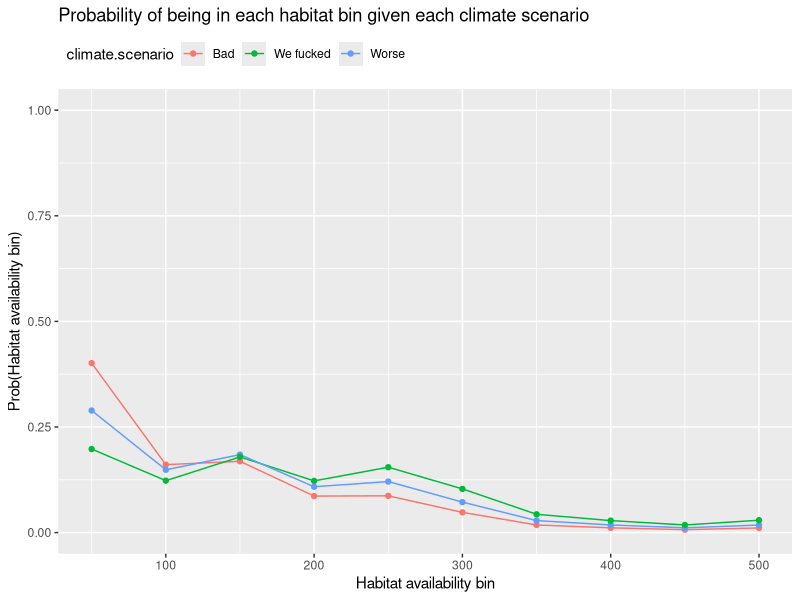

Here is the R script that generated this plot: (Note: this script raises an error after producing the figure.)
  #'  ---------------------------------
  #'  Making up stuff for caribou BBN
  #'  April 2025
  #'  Bassing
  #'  ---------------------------------

  #'  Load packages
  library(tidyverse)
  library(purrr)
  library(ggplot2)
  
  #' #'  Define levels for source pop N and AM phi
  #' abund.sourcePop <- seq(10, 200, by = 20)
  #' survival.AM <- c(1, 2, 3)
  #' #'  Create data frame containing full cross of all parent node levels
  #' df <- expand.grid(source.N = abund.sourcePop, survival.M = survival.AM) %>%
  #'   tidyr::expand(source.N, survival.M) %>%
  #'   mutate(source.N = factor(source.N),
  #'          survival.M = factor(survival.M))
  #' 
  #' #'  Define coefficients
  #' alpha <- -8
  #' beta.source <- 1 
  #' beta.am.phi <- 0.6
  #' (df$y <- 1 / (1 + exp(-(alpha + beta.source*as.numeric(df$source.N) + beta.am.phi*as.numeric(df$survival.M)))))
  #' 
  #' #'  Plot 
  #' ggplot(data = df, aes(x = source.N, y = y, group = survival.M)) + 
  #'   geom_line(aes(color = survival.M)) +
  #'   xlab("Source population abundance")+
  #'   ylab("Pr(Adult male abundance = High)")+
  #'   guides(color = guide_legend(title = "Adult male \nsurvival"))+
  #'   scale_color_manual(values = c("red", "blue", "green"),
  #'                      labels = c('Low', 'Medium', 'High'))
  
  #'  ------------------------------------------------
  ####  Conditional Probability Tables for each node  ####
  #'  ------------------------------------------------
  
  #'  -------------------------
  #####  Habitat_availability  #####
  #'  -------------------------
  #'  Predict probability of available habitat across range of binned areas based
  #'  on different levels of expected climate change scenarios
  habitat <- function() {
    #'  Climate change scenarios
    climate <- c(1, 2, 3)
    
    #'  Define intercept and slope coefficients
    #'  H: The hotter the climate, the less suitable habitat will be available
    alpha <- c(0.1, 0.75, 1.5, 2, 2.75, 3.5, 4, 4.5, 5) # Intercepts for low probability of being in each bin
    beta1 <- -0.5 # Slope for climate effect
    
    #'  Calculate probability of habitat availability being in each size bin given
    #'  climate change scenarios (bad, worse, and we fucked)
    (p.hab.0.50 <- 1/(1 + exp(-(alpha[1] + beta1*climate))))
    (p.hab.0.100 <- 1/(1 + exp(-(alpha[2] + beta1*climate))))
    (p.hab.0.150 <- 1/(1 + exp(-(alpha[3] + beta1*climate))))
    (p.hab.0.200 <- 1/(1 + exp(-(alpha[4] + beta1*climate))))
    (p.hab.0.250 <- 1/(1 + exp(-(alpha[5] + beta1*climate))))
    (p.hab.0.300 <- 1/(1 + exp(-(alpha[6] + beta1*climate))))
    (p.hab.0.350 <- 1/(1 + exp(-(alpha[7] + beta1*climate))))
    (p.hab.0.400 <- 1/(1 + exp(-(alpha[8] + beta1*climate))))
    (p.hab.0.450 <- 1/(1 + exp(-(alpha[9] + beta1*climate))))
    (p.hab.50.100 <- p.hab.0.100 - p.hab.0.50)
    (p.hab.100.150 <- p.hab.0.150 - p.hab.0.100)
    (p.hab.150.200 <- p.hab.0.200 - p.hab.0.150)
    (p.hab.200.250 <- p.hab.0.250 - p.hab.0.200)
    (p.hab.250.300 <- p.hab.0.300 - p.hab.0.250)
    (p.hab.300.350 <- p.hab.0.350 - p.hab.0.300)
    (p.hab.350.400 <- p.hab.0.400 - p.hab.0.350)
    (p.hab.400.450 <- p.hab.0.450 - p.hab.0.400)
    (p.hab.450.500 <- 1 - p.hab.0.450)
    
    #'  Create data frame with probabilities of prey abundance being low or high
    (p.hab <- cbind(p.hab.0.50, p.hab.50.100, p.hab.100.150, p.hab.150.200, p.hab.200.250, 
                    p.hab.250.300, p.hab.300.350, p.hab.350.400, p.hab.400.450, p.hab.450.500)) 
      
    #'  Add climate change covariate data to data frame
    (df <- data.frame(climate.scenario = climate, p1 = p.hab.0.50, p2 = p.hab.50.100, 
                      p3 = p.hab.100.150, p4 = p.hab.150.200, p5 = p.hab.200.250, 
                      p6 = p.hab.250.300, p7 = p.hab.300.350, p8 = p.hab.350.400, 
                      p9 = p.hab.400.450, p10 = p.hab.450.500) %>%
      mutate(climate.scenario = ifelse(climate.scenario == 1, "Bad", climate.scenario),
             climate.scenario = ifelse(climate.scenario == 2, "Worse", climate.scenario),
             climate.scenario = ifelse(climate.scenario == 3, "We fucked", climate.scenario),
             sum_to_one = rowSums(across(where(is.numeric)))))
    #'  Habitat availability (amount of suitable habitat in sq-km)
    habitat.avail <- seq(50, 500, by = 50)
    habitat <- rep(habitat.avail, 3)
    #'  Reformat data frame for easier plotting
    df_plot <- df %>% dplyr::select(-sum_to_one) %>%
      pivot_longer(cols = c('p1','p2','p3','p4','p5','p6','p7','p8','p9','p10'), 
                                   names_to = "p", values_to = "prob") %>%
      bind_cols(habitat) 
    names(df_plot) <- c("climate.scenario", "p", "prob", "habitat.bin")
    
    #'  Plot probability of prey abundance being low or high, given level
    #'  of available habitat
    prediction_plot <- ggplot(df_plot, aes(x = habitat.bin, y = prob, group = climate.scenario)) + 
      ylim(0, 1) +
      geom_line(aes(color = climate.scenario)) +
      geom_point(aes(color = climate.scenario)) +
      xlab("Habitat availability bin")+
      ylab("Prob(Habitat availability bin)")+
      ggtitle(paste("Probability of being in each habitat bin given each climate scenario")) +
      theme(
        legend.position = "top",
        legend.justification = c("left"),
        legend.box.just = "right",
        legend.margin = margin(6, 6, 6, 6)) 
    
    #'  Plot relationship
    plot(prediction_plot)
    #'  Return predictions
    return(df)
  }
  p.habitat <- habitat()
  names(p.habitat) <- c("Habitat_availability", "0 to 50", "50 to 100", "100 to 150",
                        "150 to 200", "200 to 250", "250 to 300", "300 to 350",
                        "350 to 400", "400 to 450", "450 to 500", "sum_to_one")
  head(p.habitat)
  write_csv(p.habitat, "./Conditional_Probability_Tables/CPT_Habitat_availability.csv")
  
  #'  ----------------------
  #####  Abundance_altPrey  #####
  #'  ----------------------
  #'  Predict probability of low, medium, or high abundances of alternative prey
  #'  sources (e.g., deer, elk, moose) under varying levels of habitat availability
  Prey_abundance <- function() {
    #'  Habitat availability (amount of suitable habitat in sq-km)
    habitat.avail <- seq(50, 500, by = 50)
    #'  Center and scale habitat.avail so values don't range too widely
    habitat.availz <- scale(habitat.avail)
    
    #'  Define intercept and slope coefficients
    #'  H: Availability of suitable habitat increases abundance of alternative prey
    alpha <- 0 # Intercept for low prey abundance
    beta1 <- -2 # Slope for habitat availability effect
    
    #'  Calculate probability alternative prey abundance will be low vs high given 
    #'  varying amounts of available habitat
    (p.PreynLo <- 1/(1 + exp(-(alpha + beta1*habitat.availz))))
    (p.PreynHi <- 1 - p.PreynLo)
    
    #'  Create data frame with probabilities of prey abundance being low or high
    (p.Preyn <- cbind(p.PreynLo, p.PreynHi))
    #'  Add habitat availability covariate data to data frame
    df <- data.frame(habitat.avail = habitat.avail, p1 = p.PreynLo, p2 = p.PreynHi) 
    #'  Reformat data frame for easier plotting
    df_plot <- df %>% 
      pivot_longer(cols = c('p1','p2'), names_to = "p", values_to = "prob")
    
    #'  Plot probability of prey abundance being low or high, given level
    #'  of available habitat
    prediction_plot <- ggplot(df_plot, aes(x = habitat.avail, y = prob)) + 
      ylim(0, 1) +
      geom_line(aes(color = p)) +
      xlab("Habitat suitability (sq-km)")+
      ylab("Prob(Prey abundance)")+
      ggtitle(paste("Prey abundance over varying levels of habitat availability")) +
      theme(
        legend.position = "top",
        legend.justification = c("left"),
        legend.box.just = "right",
        legend.margin = margin(6, 6, 6, 6)) +
      scale_color_manual(name = '', labels = c('Low N', 'High N'),
                         values = c('red', 'blue'))
    
    #'  Plot relationship
    plot(prediction_plot)
    #'  Return predictions
    return(df)
    
  }
  p.PreyN <- Prey_abundance()
  names(p.PreyN) <- c("Habitat_availability", "Low", "High")
  head(p.PreyN)
  write_csv(p.PreyN, "./Conditional_Probability_Tables/CPT_Abundance_altPrey.csv")
  
  #'  ------------------------
  #####  Abundance_predators  #####
  #'  ------------------------
  #'  Predict probability of low vs high abundances of predators (e.g., wolf, 
  #'  cougar, bear) based on whether alternative prey populations are rare (0) 
  #'  or abundant (1) and whether predator control does not (0) or does (1) occur
  Pred_abundance <- function(control, control.level) {
    #'  Alternative prey abundance (low, or high) 
    N.altPrey <- c(1, 2)
    #'  Holding whether predator control occurs at a fixed level
    Pred.control <- control
    
    #'  Define intercept and slope coefficients
    #'  H: More alternative prey increases predator abundance but predator control
    #'  efforts reduce predator abundance
    alpha <- 4.75 # Intercept for low predator abundance
    beta1 <- -3 # Slope for alternative prey effect
    beta2 <- 0.95 # Slope for predator control effect
    
    #'  Calculate probability predator abundance will be low vs high given different
    #'  levels of alternative prey sources (low or high) and whether predator 
    #'  control occurs (yes or no)
    (p.PrednLo <- 1/(1 + exp(-(alpha + beta1*N.altPrey + beta2*Pred.control))))
    (p.PrednHi <- 1 - p.PrednLo)
    
    #'  Create data frame with probabilities of predator abundance being low or high
    (p.Predn <- cbind(p.PrednLo, p.PrednHi))
    #'  Add prey and predator control covariate data to data frame  
    df <- data.frame(N.altPrey = N.altPrey, control = control.level, 
                     p1 = p.PrednLo, p2 = p.PrednHi) %>%
      mutate(N.altPrey = ifelse(N.altPrey == 1, "Low", "High"),
             N.altPrey = factor(N.altPrey, levels = c("Low", "High")))
    #'  Reformat data frame for easier plotting
    df_plot <- df %>% dplyr::select(-control) %>%
      pivot_longer(cols = c('p1','p2'), names_to = "p", values_to = "prob")
    
    #'  Plot probability of predator abundance being low or high, given level
    #'  of alterantive prey sources and predator control
    prediction_plot <- ggplot(df_plot, aes(x = N.altPrey, y = prob)) + 
      ylim(0, 1) +
      geom_point(aes(color = p)) +
      xlab("Alternative prey abundance")+
      ylab("Prob(Predator abundance)")+
      ggtitle(paste("Predator abundance", control.level, "predator control")) +
      theme(
        legend.position = "top",
        legend.justification = c("left"),
        legend.box.just = "right",
        legend.margin = margin(6, 6, 6, 6)) +
      scale_color_manual(name = '', labels = c('Low N', 'High N'),
                         values = c('red', 'blue'))
    
    #'  Plot relationship
    plot(prediction_plot)
    #'  Return predictions
    return(df)
    
  }
  #'  Calculate probability of predator abundance being low or high given level
  #'  of alternative prey sources (low or high) and whether predator control
  #'  occurs (yes or no)
  p.PredN.noCon <- Pred_abundance(control = 0, control.level = "without")
  p.PredN.wCon <- Pred_abundance(control = 1, control.level = "with")
  p.PredN <- bind_rows(p.PredN.noCon, p.PredN.wCon) %>%
    mutate(control = ifelse(control == "without", "No", control),
           control = ifelse(control == "with", "Yes", control),
           control = factor(control, levels = c("No", "Yes"))) %>%
    arrange(N.altPrey, control) 
  names(p.PredN) <- c("Habitat_availability", "Supplemental_feeding", "Low", "High")
  head(p.PredN)
  write_csv(p.PredN, "./Conditional_Probability_Tables/CPT_Abundance_predators.csv")
  
  #'  ------------------------
  #####  Survival_adultMales  #####
  #'  ------------------------
  #'  Predict probability of male survival being low, medium, or high under 
  #'  different levels of predator abundance (low or high) and whether supplemental 
  #'  feeding occurs (yes or no) over a range of available suitable habitat
  AM_survival <- function(N.pred, Feeding, pred.level, feed.level) {   
    #'  Habitat availability (amount of suitable habitat in sq-km)
    habitat.avail <- seq(50, 500, by = 50)
    #'  Center and scale habitat.avail so values don't range too widely
    habitat.availz <- scale(habitat.avail)
    #'  Holding Abundance_predators at a fixed level 
    N.predator <- N.pred
    #'  Holding Supplemental feeding at a fixed level
    Supp.feeding <- Feeding
    
    #'  Define intercept and slope coefficients 
    #'  H: Availability of suitable habitat most important, predators second most,
    #'  supplemental feeding doesn't really matter for adult male survival
    alpha <- c(0.25, 2) # Intercepts for low and low/moderate survival categories
    beta1 <- -2 # Slope coefficient for habitat availability  
    beta2 <- 0.5 # Slope coefficient for predator abundance
    beta3 <- -0.25 # Slope coefficient for supplemental feeding
    
    #'  Calculate probability of adult male survival being low, moderate, or high 
    #'  given varying amounts of available habitat, levels of predator abundance, 
    #'  and whether supplemental feeding occurs
    (p.AMphiLo <- 1/(1 + exp(-(alpha[1] + beta1*habitat.availz + beta2*N.predator + beta3*Supp.feeding))))
    #'  Probability of being in low or moderate survival category given all of the above
    (p.AMphiLoMod <- 1/(1 + exp(-(alpha[2] + beta1*habitat.availz + beta2*N.predator + beta3*Supp.feeding))))
    #'  Probability of being in moderate survival category given all of the above
    (p.AMphiMod <- p.AMphiLoMod - p.AMphiLo)
    #'  Probability of being in high survival category given all of the above
    (p.AMphiHi <- 1 - (p.AMphiLoMod))
    
    #'  Create data frame with probabilities of adult male survival being low, medium, or high
    (p.AMphi <- cbind(p.AMphiLo, p.AMphiMod, p.AMphiHi))
    #'  Add habitat availability covariate data to data frame  
    df <- data.frame(habitat.avail = habitat.avail, pred = pred.level, food = feed.level, 
                     p1 = p.AMphiLo, p2 = p.AMphiMod, p3 = p.AMphiHi) 
    #'  Reformat data frame for easier plotting
    df_plot <- df %>% dplyr::select(-c(pred, food)) %>%
      pivot_longer(cols = c('p1','p2', 'p3'), names_to = "p", values_to = "prob")
    #'  Plot probability of adult male survival being low, medium, or high, given
    #'  habitat availability, predator abundance, and supplemental feeding
    prediction_plot <- ggplot(df_plot, aes(x = habitat.avail, y = prob)) + 
      ylim(0, 1)+
      geom_line(aes(color = p)) +
      xlab("Habitat suitability (sq-km)")+
      ylab("Prob(Adult male survival)")+
      ggtitle(paste("Adult male survival", feed.level, "suppemental feeding and predators are", pred.level)) +
      theme(
        legend.position = "top",
        legend.justification = c("left"),
        legend.box.just = "right",
        legend.margin = margin(6, 6, 6, 6)) +
      scale_color_manual(name = '', labels = c('Low phi', 'Moderate phi', 'High phi'),
                         values = c('red', 'green', 'blue'))
    
    #'  Plot relationship
    plot(prediction_plot)
    #'  Return predictions
    return(df)
    
  }
  #'  Calculate probability of adult male survival being low, moderate, or high given 
  #'  predators are rare (1) or abundant (2) and feeding does not (0) or does (1) occur
  p.AMphi.predLo.noFeed <- AM_survival(N.pred = 1, Feeding = 0, pred.level = "rare", feed.level = "without")
  p.AMphi.predLo.wFeed <- AM_survival(N.pred = 1, Feeding = 1, pred.level = "rare", feed.level = "with")
  p.AMphi.predHi.noFeed <- AM_survival(N.pred = 2, Feeding = 0, pred.level = "abundant", feed.level = "without")
  p.AMphi.predHi.wFeed <- AM_survival(N.pred = 2, Feeding = 1, pred.level = "abundant", feed.level = "with")
  p.AMphi <- bind_rows(p.AMphi.predLo.noFeed, p.AMphi.predLo.wFeed, p.AMphi.predHi.noFeed, p.AMphi.predHi.wFeed) %>%
    mutate(pred = ifelse(pred == "rare", "Low", pred),
           pred = ifelse(pred == "abundant", "High", pred),
           pred = factor(pred, levels = c("Low", "High")),
           food = ifelse(food == "without", "No", food),
           food = ifelse(food == "with", "Yes", food),
           food = factor(food, levels = c("No", "Yes"))) %>%
    arrange(habitat.avail, pred, food) 
  names(p.AMphi) <- c("Habitat_availability", "Aubdance_predators", "Supplemental_feeding", "Low", "Medium", "High")
  head(p.AMphi)
  write_csv(p.AMphi, "./Conditional_Probability_Tables/CPT_Survival_adultMales.csv")
  
  #'  --------------------------
  #####  Survival_adultFemales  #####
  #'  --------------------------
  #'  Predict probability of female survival being low, medium, or high under 
  #'  different levels of predator abundance (low or high) and whether supplemental 
  #'  feeding occurs (yes or no) over a range of available suitable habitat
  AF_survival <- function(N.pred, Feeding, pred.level, feed.level) {   
    #'  Habitat availability (amount of suitable habitat in sq-km)
    habitat.avail <- seq(50, 500, by = 50)
    #'  Center and scale habitat.avail so values don't range too widely
    habitat.availz <- scale(habitat.avail)
    #'  Holding Abundance_predators at a fixed level 
    N.predator <- N.pred
    #'  Holding Supplemental feeding at a fixed level
    Supp.feeding <- Feeding
    
    #'  Define intercept and slope coefficients 
    #'  H: Availability of suitable habitat most important, predators second most,
    #'  supplemental feeding third most for adult female survival
    alpha <- c(0.3, 3) # Intercepts for low and low/moderate survival categories
    beta1 <- -2.25 # Slope coefficient for habitat availability  
    beta2 <- 0.85 # Slope coefficient for predator abundance
    beta3 <- -0.75 # Slope coefficient for supplemental feeding
    
    #'  Calculate probability of adult female survival being low, moderate, or high 
    #'  given varying amounts of available habitat, levels of predator abundance, 
    #'  and whether supplemental feeding occurs
    (p.AFphiLo <- 1/(1 + exp(-(alpha[1] + beta1*habitat.availz + beta2*N.predator + beta3*Supp.feeding))))
    #'  Probability of being in low or moderate survival category given all of the above
    (p.AFphiLoMod <- 1/(1 + exp(-(alpha[2] + beta1*habitat.availz + beta2*N.predator + beta3*Supp.feeding))))
    #'  Probability of being in moderate survival category given all of the above
    (p.AFphiMod <- p.AFphiLoMod - p.AFphiLo)
    #'  Probability of being in high survival category given all of the above
    (p.AFphiHi <- 1 - (p.AFphiLoMod))
    
    #'  Create data frame with probabilities of adult female survival being low, medium, or high
    (p.AFphi <- cbind(p.AFphiLo, p.AFphiMod, p.AFphiHi))
    #'  Add habitat availability covariate data to data frame  
    df <- data.frame(habitat.avail = habitat.avail, pred = pred.level, food = feed.level, 
                     p1 = p.AFphiLo, p2 = p.AFphiMod, p3 = p.AFphiHi) 
    #'  Reformat data frame for easier plotting
    df_plot <- df %>% dplyr::select(-c(pred, food)) %>%
      pivot_longer(cols = c('p1','p2', 'p3'), names_to = "p", values_to = "prob")
    #'  Plot probability of adult female survival being low, medium, or high, given
    #'  habitat availability, predator abundance, and supplemental feeding
    prediction_plot <- ggplot(df_plot, aes(x = habitat.avail, y = prob)) + 
      ylim(0, 1)+
      geom_line(aes(color = p)) +
      xlab("Habitat suitability (sq-km)")+
      ylab("Prob(Adult female survival)")+
      ggtitle(paste("Adult female survival", feed.level, "suppemental feeding and predators are", pred.level)) +
      theme(
        legend.position = "top",
        legend.justification = c("left"),
        legend.box.just = "right",
        legend.margin = margin(6, 6, 6, 6)) +
      scale_color_manual(name = '', labels = c('Low phi', 'Moderate phi', 'High phi'),
                         values = c('red', 'green', 'blue'))
    
    #'  Plot relationship
    plot(prediction_plot)
    #'  Return predictions
    return(df)
    
  }
  #'  Calculate probability of adult female survival being low, medium, or high given 
  #'  predators are rare (1) or abundant (2) and feeding does not (0) or does (1) occur
  p.AFphi.predLo.noFeed <- AF_survival(N.pred = 1, Feeding = 0, pred.level = "rare", feed.level = "without")
  p.AFphi.predLo.wFeed <- AF_survival(N.pred = 1, Feeding = 1, pred.level = "rare", feed.level = "with")
  p.AFphi.predHi.noFeed <- AF_survival(N.pred = 2, Feeding = 0, pred.level = "abundant", feed.level = "without")
  p.AFphi.predHi.wFeed <- AF_survival(N.pred = 2, Feeding = 1, pred.level = "abundant", feed.level = "with")
  p.AFphi <- bind_rows(p.AFphi.predLo.noFeed, p.AFphi.predLo.wFeed, p.AFphi.predHi.noFeed, p.AFphi.predHi.wFeed) %>%
    mutate(pred = ifelse(pred == "rare", "Low", pred),
           pred = ifelse(pred == "abundant", "High", pred),
           pred = factor(pred, levels = c("Low", "High")),
           food = ifelse(food == "without", "No", food),
           food = ifelse(food == "with", "Yes", food),
           food = factor(food, levels = c("No", "Yes"))) %>%
    arrange(habitat.avail, pred, food) 
  names(p.AFphi) <- c("Habitat_availability", "Aubdance_predators", "Supplemental_feeding", "Low", "Medium", "High")
  head(p.AFphi)
  write_csv(p.AFphi, "./Conditional_Probability_Tables/CPT_Survival_adultFemales.csv")
  
  #'  ---------------------------
  #####  Fecundity_adultFemales  #####
  #'  ---------------------------
  #'  Predict probability of female fecundity being low, medium, or high depending 
  #'  on whether supplemental feeding occurs (yes or no) over a range of available 
  #'  suitable habitat
  AF_fecundity <- function(Feeding, feed.level) {   
    #'  Habitat availability (amount of suitable habitat in sq-km)
    habitat.avail <- seq(50, 500, by = 50)
    #'  Center and scale habitat.avail so values don't range too widely
    habitat.availz <- scale(habitat.avail)
    #'  Holding Supplemental feeding at a fixed level
    Supp.feeding <- Feeding
    
    #'  Define intercept and slope coefficients 
    #'  H: Availability of suitable habitat most important but supplemental feeding 
    #'  increases fecundity
    alpha <- c(0.25, 3) # Intercepts for low and low/moderate fecundity categories
    beta1 <- -3 # Slope coefficient for habitat availability  
    beta2 <- -1.5 # Slope coefficient for supplemental feeding
    
    #'  Calculate probability of adult female fecundity being low, moderate, or high 
    #'  given varying amounts of available habitat and whether supplemental feeding occurs
    (p.AFfecLo <- 1/(1 + exp(-(alpha[1] + beta1*habitat.availz + beta2*Supp.feeding))))
    #'  Probability of being in low or moderate survival category given all of the above
    (p.AFfecLoMod <- 1/(1 + exp(-(alpha[2] + beta1*habitat.availz + beta2*Supp.feeding))))
    #'  Probability of being in moderate survival category given all of the above
    (p.AFfecMod <- p.AFfecLoMod - p.AFfecLo)
    #'  Probability of being in high survival category given all of the above
    (p.AFfecHi <- 1 - (p.AFfecLoMod))
    
    #'  Create data frame with probabilities of adult female fecundity being low, medium, or high
    (p.AFfec <- cbind(p.AFfecLo, p.AFfecMod, p.AFfecHi))
    #'  Add habitat availability covariate data to data frame  
    df <- data.frame(habitat.avail = habitat.avail, food = feed.level, p1 = p.AFfecLo, 
                     p2 = p.AFfecMod, p3 = p.AFfecHi) 
    #'  Reformat data frame for easier plotting
    df_plot <- df %>% dplyr::select(-food) %>%
      pivot_longer(cols = c('p1','p2', 'p3'), names_to = "p", values_to = "prob")
    #'  Plot probability of adult female fecundity being low, medium, or high, 
    #'  given habitat availability and supplemental feeding
    prediction_plot <- ggplot(df_plot, aes(x = habitat.avail, y = prob)) + 
      ylim(0, 1)+
      geom_line(aes(color = p)) +
      xlab("Habitat suitability (sq-km)")+
      ylab("Prob(Adult female fecundity)")+
      ggtitle(paste("Adult female fecundity", feed.level, "suppemental feeding")) +
      theme(
        legend.position = "top",
        legend.justification = c("left"),
        legend.box.just = "right",
        legend.margin = margin(6, 6, 6, 6)) +
      scale_color_manual(name = '', labels = c('Low fecundity', 'Moderate fecundity', 'High fecundity'),
                         values = c('red', 'green', 'blue'))
    
    #'  Plot relationship
    plot(prediction_plot)
    #'  Return predictions
    return(df)
    
  }
  #'  Calculate probability of adult female fecundity being low, medium, or high given 
  #'  supplemental feeding does not (0) or does (1) occur
  p.AFfec.noFeed <- AF_fecundity(Feeding = 0, feed.level = "without")
  p.AFfec.wFeed <- AF_fecundity(Feeding = 1, feed.level = "with")
  p.AFfec <- bind_rows(p.AFfec.noFeed, p.AFfec.wFeed) %>%
    mutate(food = ifelse(food == "without", "No", food),
           food = ifelse(food == "with", "Yes", food),
           food = factor(food, levels = c("No", "Yes"))) %>%
    arrange(habitat.avail, food) 
  names(p.AFfec) <- c("Habitat_availability", "Supplemental_feeding", "Low", "Medium", "High")
  head(p.AFfec)
  write_csv(p.AFfec, "./Conditional_Probability_Tables/CPT_Fecundity_adultFemales.csv")
  
  #'  ------------------
  #####  Survival_calf  #####
  #'  ------------------
  #'  Predict probability of calf survival being low, medium, or high depending on 
  #'  different levels of female fecundity (low, medium, high), predator abundance 
  #'  (low or high), and whether maternal penning occurs (yes or no)
  YoY_survival <- function(N.pred, Feeding, pen.level, pred.level) {   
    #'  Adult female fecundity (low, medium, or high fecundity)
    AF.fecundity <- c(1, 2, 3)
    #'  Holding Abundance_predators at a fixed level 
    N.predator <- N.pred
    #'  Holding Supplemental feeding at a fixed level
    Supp.feeding <- Feeding
    
    #'  Define intercept and slope coefficients 
    #'  H: Adult female fecundity most important, closely followed by predator
    #'  abundance, but maternal penning can greatly offset the effects of predators
    alpha <- c(4, 8) # Intercepts for low and low/moderate fecundity categories
    beta1 <- -3 # Slope coefficient for adult female fecundity 
    beta2 <- 2 # Slope coefficient for predator abundance
    beta3 <- -1.5 # Slope coefficient for maternal penning
    
    #'  Calculate probability of calf survival being low, moderate, or high given 
    #'  different levels of adult female fecundity, predator abundance, and whether 
    #'  maternal penning occurs
    (p.YoYphiLo <- 1/(1 + exp(-(alpha[1] + beta1*AF.fecundity + beta2*N.predator + beta3*Supp.feeding))))
    #'  Probability of being in low or moderate survival category given all of the above
    (p.YoYphiLoMod <- 1/(1 + exp(-(alpha[2] + beta1*AF.fecundity + beta2*N.predator + beta3*Supp.feeding))))
    #'  Probability of being in moderate survival category given all of the above
    (p.YoYphiMod <- p.YoYphiLoMod - p.YoYphiLo)
    #'  Probability of being in high survival category given all of the above
    (p.YoYphiHi <- 1 - (p.YoYphiLoMod))
    
    #'  Create data frame with probabilities of calf survival being low, medium, or high
    (p.YoYphi <- cbind(p.YoYphiLo, p.YoYphiMod, p.YoYphiHi))
    #'  Add covariate data to data frame  
    df <- data.frame(AF.fecundity = AF.fecundity, pred = pred.level, pens = pen.level, 
                     p1 = p.YoYphiLo, p2 = p.YoYphiMod, p3 = p.YoYphiHi) %>%
      mutate(AF.fecundity = ifelse(AF.fecundity == 1, "Low", AF.fecundity),
             AF.fecundity = ifelse(AF.fecundity == 2, "Medium", AF.fecundity),
             AF.fecundity = ifelse(AF.fecundity == 3, "High", AF.fecundity),
             AF.fecundity = factor(AF.fecundity, levels = c("Low", "Medium", "High")))
    #'  Reformat data frame for easier plotting
    df_plot <- df %>% dplyr::select(-c(pred, pens)) %>%
      pivot_longer(cols = c('p1','p2', 'p3'), names_to = "p", values_to = "prob")
    #'  Plot probability of calf survival being low, medium, or high, given adult
    #'  female fecundity, predator abundance, and use of maternal penning
    prediction_plot <- ggplot(df_plot, aes(x = AF.fecundity, y = prob)) + 
      ylim(0, 1) +
      geom_point(aes(color = p), position = position_dodge(0.1)) +
      xlab("Adult female fecundity")+
      ylab("Prob(Calf survival)")+
      ggtitle(paste("Calf survival", pen.level, "maternal penning and predators are", pred.level)) +
      theme(
        legend.position = "top",
        legend.justification = c("left"),
        legend.box.just = "right",
        legend.margin = margin(6, 6, 6, 6)) +
      scale_color_manual(name = '', labels = c('Low phi', 'Moderate phi', 'High phi'),
                         values = c('red', 'green', 'blue'))
    
    #'  Plot relationship
    plot(prediction_plot)
    #'  Return predictions
    return(df)
    
  }
  #'  Calculate probability of adult female fecundity being low, medium, or high given 
  #'  supplemental feeding does not (0) or does (1) occur
  p.YoYphi.predLo.noPen <- YoY_survival(N.pred = 0, Feeding = 0, pen.level = "without", pred.level = "rare")
  p.YoYphi.predLo.wPen <- YoY_survival(N.pred = 0, Feeding = 1, pen.level = "with", pred.level = "rare")
  p.YoYphi.predHi.noPen <- YoY_survival(N.pred = 1, Feeding = 0, pen.level = "without", pred.level = "abundant")
  p.YoYphi.predHi.wPen <- YoY_survival(N.pred = 1, Feeding = 1, pen.level = "with", pred.level = "abundant")
  p.YoYphi <- bind_rows(p.YoYphi.predLo.noPen, p.YoYphi.predLo.wPen, p.YoYphi.predHi.noPen, p.YoYphi.predHi.wPen) %>%
    mutate(pred = ifelse(pred == "rare", "Low", pred),
           pred = ifelse(pred == "abundant", "High", pred),
           pred = factor(pred, levels = c("Low", "High")),
           pens = ifelse(pens == "without", "No", pens),
           pens = ifelse(pens == "with", "Yes", pens),
           pens = factor(pens, levels = c("No", "Yes"))) %>%
    arrange(AF.fecundity, pred, pens) 
  names(p.YoYphi) <- c("Fecundity_adultFemale", "Abundance_predators", "Maternal_penning", "Low", "Medium", "High")
  head(p.YoYphi)
  write_csv(p.YoYphi, "./Conditional_Probability_Tables/CPT_Survival_calf.csv")
  
  #'  -------------------------
  #####  Abundance_adultMales  #####
  #'  -------------------------
  #'  Predict probability of male abundance being low vs high under different 
  #'  levels of adult male survival (low, moderate, high) and the size of the 
  #'  source population (and thus individuals available for augmentation)
  AM_abundance <- function(AM.phi, phi.level) {  #SourceN, a, b1, b2, 
    #'  Holding AM.survival at a fixed value (level of male survival)
    AM.survival <- AM.phi 
    #'  Population size of source population
    N.sourcePop <- seq(10, 200, by = 20)
    #'  Center and scale N.sourcePop so values don't range too widely
    N.sourcePopz <- scale(N.sourcePop)
    
    #'  Define intercept and slope coefficients (that creates hypothesized shape
    #'  of each probability curve --- H: males don't contribute much even if survival is high)
    alpha <- 3 # Intercept for low abundance category
    beta1 <- -1#-2 # Slope coefficient for abundance of source population   
    beta2 <- -0.65#-1 # Slope coefficient for adult male survival
    
    #'  Calculate probability of adult male abundance being low vs high given 
    #'  varying sizes of the source population and levels of adult male survival
    (p.AMnLo <- 1/(1+exp(-(alpha + beta1*N.sourcePopz + beta2*AM.survival))))
    #'  Probability of adult male abundance being high given low male survival over 
    #'  a range of population sizes of the source population
    p.AMnHi <- 1 - p.AMnLo
    
    #'  Create data frame with probabilities of adult male abundance being low vs high
    (p.AMn <- cbind(p.AMnLo, p.AMnHi))
    #'  Add source population covariate data to data frame and 
    df <- data.frame(N.sourcePop = N.sourcePop, phi = phi.level, p1 = p.AMnLo, p2 = p.AMnHi) 
    #'  Reformat data frame for easier plotting
    df_plot <- df %>% dplyr::select(-phi) %>%
      pivot_longer(cols = c('p1','p2'), names_to = "p", values_to = "prob")
    #'  Plot probability of adult male population being low or high, given adult
    #'  male survival is low, moderate, or high, across a range of source population sizes
    prediction_plot <- ggplot(df_plot, aes(x = N.sourcePop, y = prob)) + 
      ylim(0, 1)+
      geom_line(aes(color = p)) +
      xlab("Source population size")+
      ylab("Prob(Adult male N)")+
      ggtitle(paste("Adult male abundance when survival is", phi.level)) +
      theme(
        legend.position = "top",
        legend.justification = c("left"),
        legend.box.just = "right",
        legend.margin = margin(6, 6, 6, 6)) +
      scale_color_manual(name = '', labels = c('Low N', 'High N'),
                         values = c('red', 'blue'))
    
    #'  Plot relationship
    plot(prediction_plot)
    #'  Return predictions
    return(df)
    
  }
  #'  Calculate probability of adult male abundance being low or high given 
  #'  adult male survival is low (1), moderate (2), or high (3)
  p.AMn.phiLo <- AM_abundance(AM.phi = 1, phi.level = "low") #SourceN = seq(10, 200, by = 20), a = 2, b1 = -2, b2 = -1, 
  p.AMn.phiMod <- AM_abundance(AM.phi = 2, phi.level = "moderate")
  p.AMn.phiHi <- AM_abundance(AM.phi = 3, phi.level = "high")
  p.AMn <- bind_rows(p.AMn.phiLo, p.AMn.phiMod, p.AMn.phiHi) %>%
    mutate(phi = ifelse(phi == "low", "Low", phi),
           phi = ifelse(phi == "moderate", "Medium", phi),
           phi = ifelse(phi == "high", "High", phi),
           phi = factor(phi, levels = c("Low", "Medium", "High"))) %>%
    arrange(N.sourcePop, phi) 
  names(p.AMn) <- c("Abundance_sourcePop", "Survival_adultMale", "Low", "High")
  head(p.AMn)
  write_csv(p.AMn, "./Conditional_Probability_Tables/CPT_Abundance_adultMales.csv")
  
  #'  ---------------------------
  #####  Abundance_adultFemales  #####
  #'  ---------------------------
  #'  Predict probability of female abundance being low vs high under different 
  #'  levels of adult female survival (low, moderate, high) and the size of the 
  #'  source population (and thus individuals available for augmentation)
  AF_abundance <- function(AF.phi, phi.level) {  
    #'  Holding AF.survival at a fixed value (level of female survival)
    AF.survival <- AF.phi 
    #'  Population size of source population
    N.sourcePop <- seq(10, 200, by = 20)
    #'  Center and scale N.sourcePop so values don't range too widely
    N.sourcePopz <- scale(N.sourcePop)
    
    #'  Define intercept and slope coefficients 
    #'  H: AF survival matters a lot where low phi == low N
    alpha <- 5 #4 # Intercept for low abundance category
    beta1 <- -1 #-0.70 # Slope coefficient for abundance of source population   
    beta2 <- -2#-1.75 # Slope coefficient for adult female survival
    
    #'  Calculate probability of adult female abundance being low vs high given 
    #'  varying sizes of the source population and levels of adult female survival
    (p.AFnLo <- 1/(1+exp(-(alpha + beta1*N.sourcePopz + beta2*AF.survival))))
    #'  Probability of adult female abundance being high given low female survival 
    #'  over a range of population sizes of the source population
    p.AFnHi <- 1 - p.AFnLo
    
    #'  Create data frame with probabilities of adult female abundance being low vs high
    (p.AFn <- cbind(p.AFnLo, p.AFnHi))
    #'  Add source population covariate data to data frame and 
    df <- data.frame(N.sourcePop = N.sourcePop, phi = phi.level, p1 = p.AFnLo, p2 = p.AFnHi) 
    #'  Reformat data frame for easier plotting
    df_plot <- df %>% dplyr::select(-phi) %>%
      pivot_longer(cols = c('p1','p2'), names_to = "p", values_to = "prob")
    #'  Plot probability of adult female population being low or high, given adult
    #'  female survival is low, moderate, or high, across a range of source population sizes
    prediction_plot <- ggplot(df_plot, aes(x = N.sourcePop, y = prob)) + 
      ylim(0, 1)+
      geom_line(aes(color = p)) +
      xlab("Source population size")+
      ylab("Prob(Adult female N)")+
      ggtitle(paste("Adult female abundance when survival is", phi.level)) +
      theme(
        legend.position = "top",
        legend.justification = c("left"),
        legend.box.just = "right",
        legend.margin = margin(6, 6, 6, 6)) +
      scale_color_manual(name = '', labels = c('Low N', 'High N'),
                         values = c('red', 'blue'))
    
    #'  Plot relationship
    plot(prediction_plot)
    #'  Return predictions
    return(df)
    
  }
  #'  Calculate probability of adult male abundance being low or high given 
  #'  adult male survival is low (1), moderate (2), or high (3)
  p.AFn.phiLo <- AF_abundance(AF.phi = 1, phi.level = "low") 
  p.AFn.phiMod <- AF_abundance(AF.phi = 2, phi.level = "moderate")
  p.AFn.phiHi <- AF_abundance(AF.phi = 3, phi.level = "high")
  p.AFn <- bind_rows(p.AFn.phiLo, p.AFn.phiMod, p.AFn.phiHi) %>%
    mutate(phi = ifelse(phi == "low", "Low", phi),
           phi = ifelse(phi == "moderate", "Medium", phi),
           phi = ifelse(phi == "high", "High", phi),
           phi = factor(phi, levels = c("Low", "Medium", "High"))) %>%
    arrange(N.sourcePop, phi) 
  names(p.AFn) <- c("Abundance_sourcePop", "Survival_adultFemale", "Low", "High")
  head(p.AFn)
  write_csv(p.AFn, "./Conditional_Probability_Tables/CPT_Abundance_adultFemales.csv")
  
  
  #####  Natural immigration  #####
  #####  Abundance_adults  #####
  #####  Abundance_calves  #####
  #####  Abundance_caribou  #####
  #####  Abundance_adultAugmentation  #####
  #####  Lambda  #####
  #####  ProbSuccess  #####
  #####  Utility  #####
  
  
  
  
  
  
  
  
  
  
  
  
  
  
  
  
  
  
  
